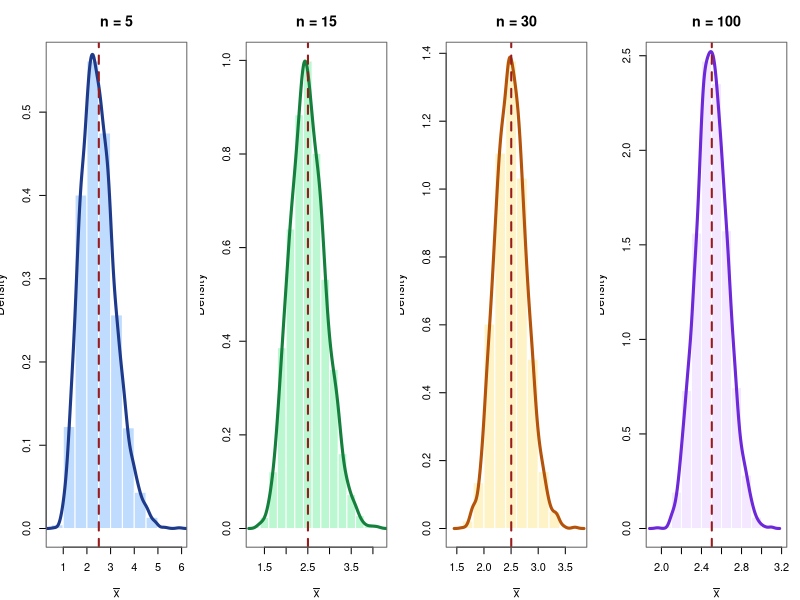

Here is the R script that generated this plot:
## ---- chunk 1
#| echo: false
#| fig-width: 12
#| fig-height: 4.8
set.seed(123)
# Población: producción de leche (Gamma asimétrica), media ≈ 2.5 L/animal
pop <- rgamma(100000, shape = 2.5, rate = 1)
mu_pop <- mean(pop)

ns <- c(5, 15, 30, 100)
par(mfrow = c(1, 4), mar = c(4, 3.5, 3.2, 1), family = "sans")

colores <- c("#bfdbfe", "#bbf7d0", "#fef3c7", "#f3e8ff")
lineas  <- c("#1e3a8a", "#15803d", "#b45309", "#6d28d9")

for (i in seq_along(ns)) {
  n <- ns[i]
  medias <- replicate(4000, mean(sample(pop, n)))
  hist(medias, probability = TRUE,
       col = colores[i], border = "white",
       main = paste0("n = ", n),
       sub  = paste0("SE ≈ ", round(sd(pop)/sqrt(n), 3)),
       xlab = expression(bar(x)),
       cex.main = 1.3, cex.sub = 1, cex.lab = 1.1, cex.axis = 1)
  lines(density(medias), lwd = 3, col = lineas[i])
  abline(v = mu_pop, col = "#991b1b", lwd = 2, lty = 2)
  box(col = "gray40")
}
